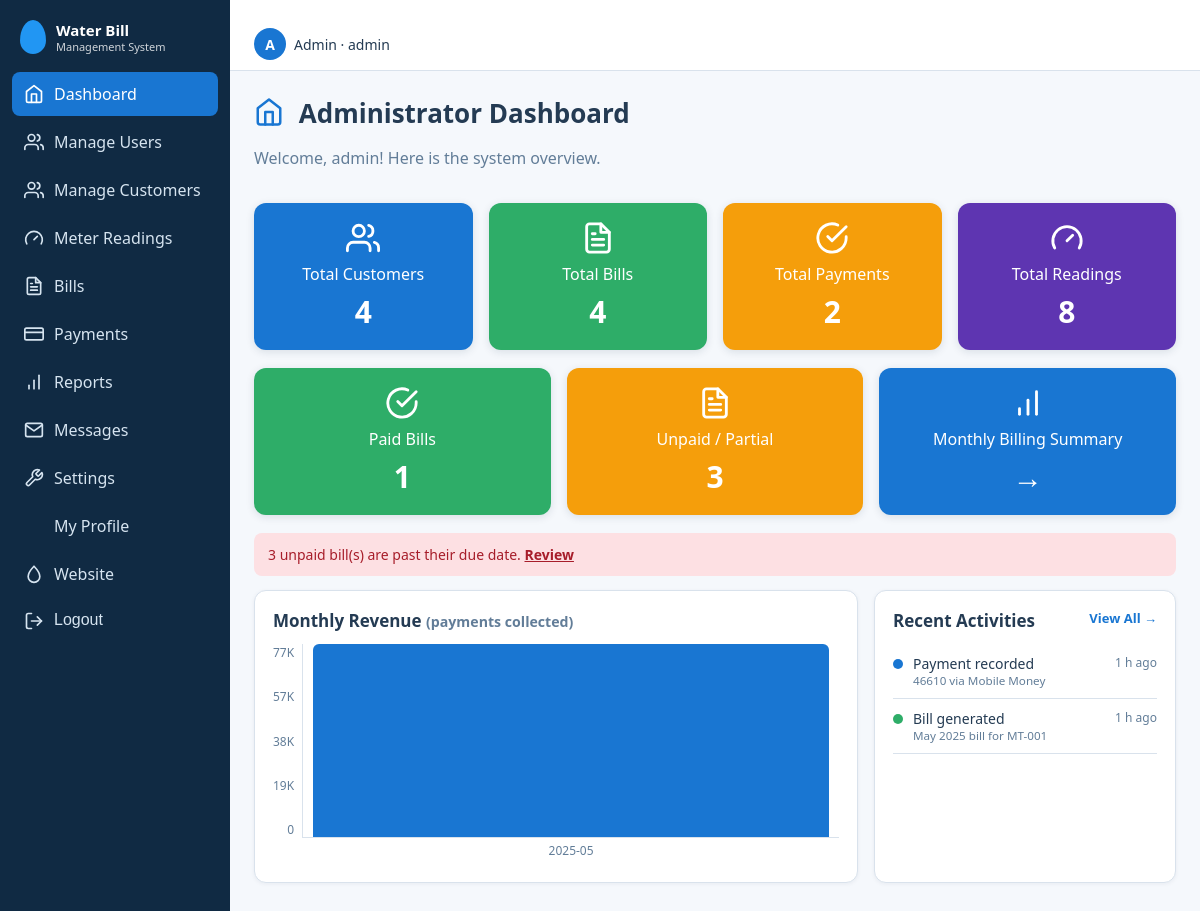
The app's page /index.php?r=dashboard/index (signed in) with its own data.
### tables this page shows
CREATE TABLE audit_logs (
  log_id     INT UNSIGNED NOT NULL AUTO_INCREMENT,
  user_id    INT UNSIGNED NULL,
  action     VARCHAR(60) NOT NULL,
  entity     VARCHAR(40) NOT NULL,
  entity_id  INT UNSIGNED NULL,
  details    TEXT NULL,
  ip_address VARCHAR(45) NULL,
  created_at TIMESTAMP NOT NULL DEFAULT CURRENT_TIMESTAMP,
  PRIMARY KEY (log_id),
  KEY idx_audit_created (created_at),
  KEY idx_audit_user (user_id)
);

### app/core/Controller.php (called while the page is built, shortened)
<?php
abstract class Controller {
    protected function view(string $__view, array $__data = []): void {
        $__layout = APP_ROOT . '/app/views/layout/' . ($__data['layout'] ?? (user() ? 'app' : 'auth')) . '.php';
        $u = user(); $title = $__data['title'] ?? 'Water Bill';
        extract($__data, EXTR_SKIP);
        require $__layout;
    }
}

### app/controllers/DashboardController.php (called while the page is built)
<?php
class DashboardController extends Controller {
    function index() {
        $u = $this->need('admin', 'staff', 'customer'); $d = ['title' => ucfirst($u['role']) . ' Dashboard'];
        $S = fn(string $q, array $p = []) => (int)Model::scalar($q, $p);
        if ($u['role'] === 'admin') {
            $d += ['customers' => $S('SELECT COUNT(*) FROM customers'), 'bills' => $S('SELECT COUNT(*) FROM bills'), 'payN' => $S("SELECT COUNT(*) FROM payments WHERE status='Completed'"),
                'readN' => $S('SELECT COUNT(*) FROM meter_readings'), 'paidN' => $S("SELECT COUNT(*) FROM bills WHERE status='Paid'"), 'openN' => $S("SELECT COUNT(*) FROM bills WHERE status IN ('Unpaid','Partially Paid')"),
                'overdue' => $S("SELECT COUNT(*) FROM bills WHERE status IN ('Unpaid','Partially Paid') AND due_date<CURDATE()"), 'pendingPay' => Bill::pendingCount(),
                'rev' => array_reverse(Model::q("SELECT DATE_FORMAT(payment_date,'%Y-%m') m, SUM(amount_paid) t FROM payments WHERE status='Completed' GROUP BY m ORDER BY m DESC LIMIT 6")->fetchAll()),
                'acts' => Model::q('SELECT action,details,created_at FROM audit_logs ORDER BY log_id DESC LIMIT 5')->fetchAll()];
        } elseif ($u['role'] === 'staff') {
            $tot = $S("SELECT COUNT(*) FROM bills WHERE status<>'Cancelled'"); $paid = $S("SELECT COUNT(*) FROM bills WHERE status='Paid'");
            $d += ['readings' => Reading::recent(5), 'pct' => $tot ? (int)round($paid / $tot * 100) : 0, 'tot' => $tot, 'pendingPay' => Bill::pendingCount()];
        } else {
            $c = Customer::byUser($u['id']); $d += ['cust' => $c];
            if ($c) $d += ['bills' => Bill::list((int)$c['customer_id']), 'last' => Reading::last((int)$c['customer_id']), 'pays' => Bill::paymentsAll((int)$c['customer_id'])];
        }
        $this->view('dashboard/' . $u['role'], $d);
    }
}

### public/index.php (called while the page is built, shortened)
<?php
require __DIR__ . '/../app/helpers/core.php';
$r = trim((string)($_GET['r'] ?? (user() ? 'dashboard/index' : 'home/index')), '/');
[$c, $a] = array_pad(explode('/', $r, 2), 2, 'index');
try {
    (new $cls)->$a();
} catch (Throwable $t) { error_log((string)$t); http_response_code(500); (new ErrorController)->failure(); }

### app/config/database.php (called while the page is built)
<?php
function db(): PDO {
    static $pdo = null;
    if ($pdo) return $pdo;
    $f = __DIR__ . '/database.local.php';
    $c = is_file($f) ? require $f : ['host'=>'127.0.0.1','name'=>'water_bill_management','user'=>'root','pass'=>''];
    try {
        $pdo = new PDO("mysql:host={$c['host']};dbname={$c['name']};charset=utf8mb4", $c['user'], $c['pass'], [
            PDO::ATTR_ERRMODE => PDO::ERRMODE_EXCEPTION,
            PDO::ATTR_DEFAULT_FETCH_MODE => PDO::FETCH_ASSOC,
            PDO::ATTR_EMULATE_PREPARES => false,
        ]);
    } catch (PDOException $e) {
        error_log($e->getMessage());
        http_response_code(500);
        exit('Database connection failed. Check app/config/database.php');
    }
    return $pdo;
}

### app/core/Model.php (called while the page is built)
<?php
abstract class Model {
    public static function q(string $sql, array $p = []): PDOStatement { $s = db()->prepare($sql); $s->execute($p); return $s; }
    public static function scalar(string $sql, array $p = []) { return self::q($sql, $p)->fetchColumn(); }
}

### app/models/Bill.php (called while the page is built, shortened)
<?php
class Bill extends Model {
    static function pendingCount(): int { return (int)self::scalar("SELECT COUNT(*) FROM payments WHERE status='Pending'"); }
}

### app/views/dashboard/admin.php (the view, shortened to what this page needs)
<div class="head"><div><h1><?= icon('home') ?> Administrator Dashboard</h1><p class="muted">Welcome, <?= e($u['username']) ?>! Here is the system overview.</p></div></div>
<div class="cards"><div class="card-stat c-blue"><?= icon('users') ?>Total Customers<b><?= (int)$customers ?></b></div><div class="card-stat c-green"><?= icon('file') ?>Total Bills<b><?= (int)$bills ?></b></div>
<div class="card-stat c-orange"><?= icon('check') ?>Total Payments<b><?= (int)$payN ?></b></div><div class="card-stat c-purple"><?= icon('gauge') ?>Total Readings<b><?= (int)$readN ?></b></div></div>
<div class="cards three"><div class="card-stat c-green"><?= icon('check') ?>Paid Bills<b><?= (int)$paidN ?></b></div><div class="card-stat c-orange"><?= icon('file') ?>Unpaid / Partial<b><?= (int)$openN ?></b></div><a class="card-stat c-blue" href="<?= url('reports') ?>"><?= icon('chart') ?>Monthly Billing Summary<b>→</b></a></div>
<?php if ($overdue): ?><div class="alert error" role="alert"><?= (int)$overdue ?> unpaid bill(s) are past their due date. <a href="<?= url('bills', ['status' => 'Unpaid']) ?>">Review</a></div><?php endif; ?>
<?php $max = max(array_merge([1], array_map(fn($r) => (float)$r['t'], $rev))); ?>
<div class="grid2"><div class="panel"><h2>Monthly Revenue <small class="muted">(payments collected)</small></h2>
<div class="chart"><div class="yax"><?php foreach ([1, .75, .5, .25, 0] as $t): ?><span><?= e(short($max * $t)) ?></span><?php endforeach; ?></div>
<div class="bars"><?php foreach ($rev as $r): ?><div style="height:<?= max(2, round($r['t'] / $max * 100)) ?>%" title="<?= e(money($r['t'])) ?>"><span><?= e($r['m']) ?></span></div><?php endforeach; ?></div></div><?php if (!$rev): ?><p class="muted">No payments recorded yet.</p><?php endif; ?></div>
<div class="panel"><h2>Recent Activities <a class="more" href="<?= url('reports/activity') ?>">View All →</a></h2><ul class="acts"><?php foreach ($acts as $a): $c = str_starts_with($a['action'], 'BILL') ? 'ok' : (str_starts_with($a['action'], 'PAYMENT') || $a['action'] === 'LOGIN' ? 'blue' : 'warn'); ?>
<li><i class="dot <?= $c ?>"></i><span><?= e(ucfirst(strtolower(str_replace('_', ' ', $a['action'])))) ?><small class="muted"> <?= e($a['details']) ?></small></span><em><?= e(ago($a['created_at'])) ?></em></li><?php endforeach; ?></ul></div></div>

### public/assets/css/style.css (style rules this page uses)
:root { --primary:#1976D2;--navy:#102A43;--sec:#2196F3;--light:#EAF4FB;--bg:#F5F8FC;--text:#243B53;--muted:#627D98;--ok:#2EAD68;--warn:#F59E0B;--err:#DC3545;--border:#D9E2EC }
* { box-sizing:border-box }
body { margin:0;font-family:Segoe UI,Roboto,Arial,sans-serif;background:var(--bg);color:var(--text);overflow-x:hidden }
a { color:var(--primary) }
h1 { margin:0 0 4px;font-size:26px }
h2 { font-size:17px;margin:0 0 12px }
.muted { color:var(--muted) }
.cards { display:grid;grid-template-columns:repeat(auto-fit,minmax(180px,1fr));gap:16px;margin:18px 0 }
.card-stat { border-radius:12px;color:#fff;padding:18px;text-align:center;box-shadow:0 2px 8px rgba(16,42,67,.12);text-decoration:none;display:block }
.card-stat b { display:block;font-size:30px;margin-top:6px }
.c-blue { background:var(--primary) }
.c-green { background:var(--ok) }
.c-orange { background:var(--warn) }
.c-purple { background:#5E35B1 }
.panel { background:#fff;border:1px solid var(--border);border-radius:12px;padding:18px;box-shadow:0 1px 4px rgba(16,42,67,.06);margin-bottom:16px }
.grid2 { display:grid;grid-template-columns:2fr 1fr;gap:16px }
.bars { display:flex;align-items:flex-end;gap:14px;height:180px;border-left:1px solid var(--border);border-bottom:1px solid var(--border);padding:0 10px }
.bars div { flex:1;background:var(--primary);border-radius:6px 6px 0 0;position:relative;min-height:3px }
.bars span { position:absolute;bottom:-22px;left:0;right:0;text-align:center;font-size:12px;color:var(--muted) }
.alert { padding:12px 14px;border-radius:8px;margin-bottom:14px;font-size:14px }
.alert.error { background:#fde0e3;color:#a71d2a }
.head { display:flex;justify-content:space-between;align-items:flex-start;gap:12px;flex-wrap:wrap }
.card-stat { transition:transform .15s }
.alert a { color:inherit;font-weight:600 }
.cards.three { grid-template-columns:repeat(auto-fit,minmax(200px,1fr)) }
.more { float:right;font-size:13px;font-weight:600;text-decoration:none }
.chart { display:flex;gap:8px;height:220px;padding-bottom:26px }
.yax { display:flex;flex-direction:column;justify-content:space-between;font-size:12px;color:var(--muted);text-align:right }
.chart .bars { flex:1;height:100%;gap:18px }
.acts { list-style:none;margin:0;padding:0 }
.acts li { display:flex;gap:10px;align-items:flex-start;padding:10px 0;border-bottom:1px solid var(--border);font-size:14px }
.acts em { margin-left:auto;font-size:12px;color:var(--muted);font-style:normal;white-space:nowrap }
.acts small { display:block }
.dot { width:10px;height:10px;border-radius:50%;margin-top:5px;flex:none;display:inline-block }
.dot.ok { background:var(--ok) }
.dot.blue { background:var(--primary) }
html { scroll-behavior:smooth }

### records on screen
audit_logs: action "Payment recorded", details "46610 via Mobile Money", created_at "1 h ago"
audit_logs: action "Bill generated", details "May 2025 bill for MT-001", created_at "1 h ago"

### other values on screen
$n1 "Water Bill"
$n2 "Management System"
$l "Dashboard"
$l "Manage Users"
$l "Manage Customers"
$l "Meter Readings"
$l "Bills"
$l "Payments"
$l "Reports"
$l "Messages"
$l "Settings"
$l "My Profile"
$u['username'][0] "A"
$u['role'] "Admin"
$u['username'] "admin"
